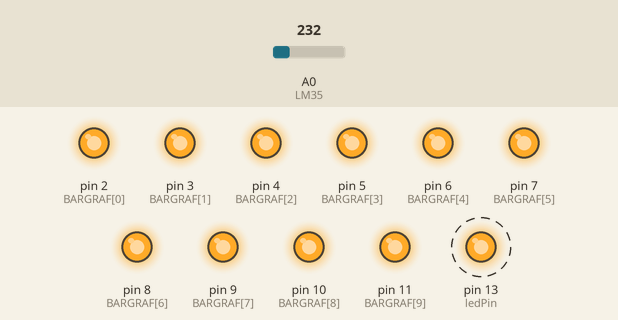
A sketch run on a simulated Arduino Leonardo, built with avr-gcc and run on an emulated ATmega32U4. Shown: output pins drawn as LEDs (lit = HIGH). Dashed ring = blinking. Inputs (shaded band) come from the test bench; at power-on: A0 (LM35) = 232.

Above: at 1.2 s.
1.3 s: A0 (LM35) set to 227
At 3.3 s:
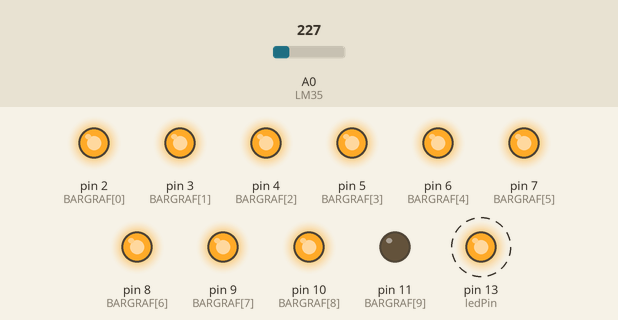
4.3 s: A0 (LM35) set to 201
At 5.8 s:
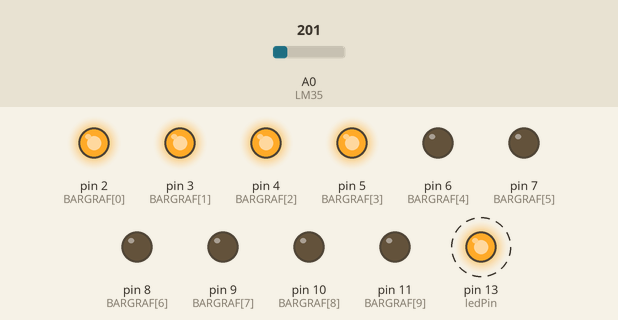
7.3 s: A0 (LM35) set to 199
At 9.8 s:
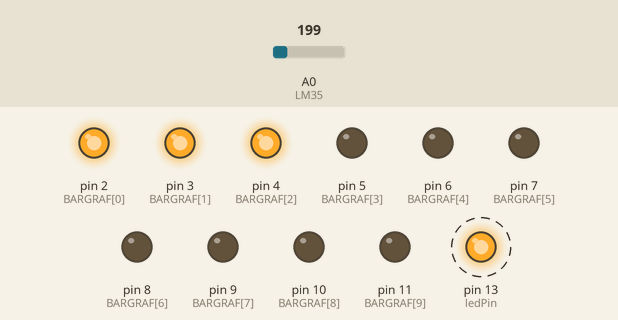
10.3 s: A0 (LM35) set to 174
At 11.8 s:
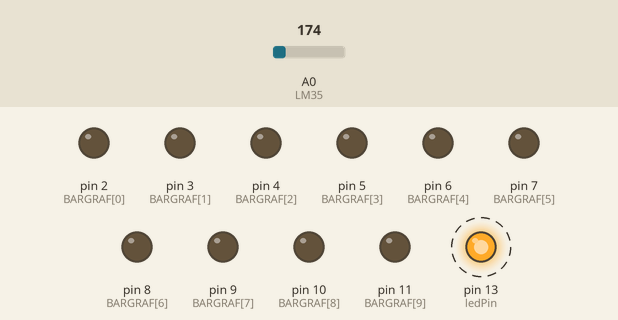
Timing chart, 0 to 14.3 s (numbered marks = the images above; inputs shaded):
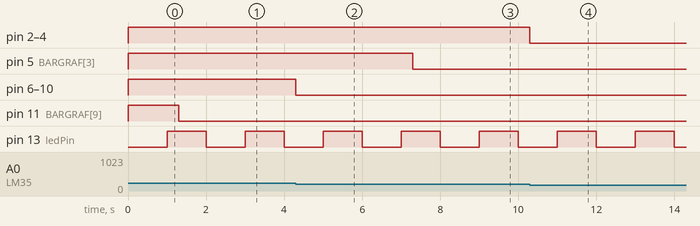

Measured:
- the behaviour switches between 228 and 227 on A0 (LM35) (found by bisection; images 0 and 1)
- the behaviour switches between 200 and 199 on A0 (LM35) (found by bisection; images 2 and 3)
- after the input at 1.3 s, pin 11 (BARGRAF[9]): HIGH → LOW at once
- after the input at 4.3 s, pin 6 (BARGRAF[4]), pin 7 (BARGRAF[5]), pin 8 (BARGRAF[6]), pin 9 (BARGRAF[7]), pin 10 (BARGRAF[8]): HIGH → LOW at once
- after the input at 7.3 s, pin 5 (BARGRAF[3]): HIGH → LOW at once
- after the input at 10.3 s, pin 2 (BARGRAF[0]), pin 3 (BARGRAF[1]), pin 4 (BARGRAF[2]): HIGH → LOW at once
- by itself, pin 13 (ledPin): alternates HIGH for 1.0 s and LOW for 1.0 s

The sketch:

Sensor_de_temperatura_com_bargraf.ino
```cpp
#define ANALOGCONVERSION 0.1075268817204301;//no Leonardo usar 0.4887585532
//#define ANALOGCONVERSION 0.4887585532;

const int LM35 = 0; //Sensor de temperatura está no pino analógico 0
float temperature = 0;
int ADClido = 0;

const int Buzzer = 12; //Buzina está no pino digital 12
const int BARGRAF[] = {2,3,4,5,6,7,8,9,10,11}; //Bargraf está nos pinos digitais de 2 a 11

const int ledPin = LED_BUILTIN;
int ledState = LOW;
unsigned long previousMillis = 0;
const long interval = 1000;


void setup() {
  analogReference(INTERNAL);
  pinMode(Buzzer, OUTPUT);
  for(int i = 0; i < 10; i++)
    pinMode(BARGRAF[i], OUTPUT);
  pinMode(ledPin, OUTPUT);
}

void loop() {
  unsigned long currentMillis = millis();
  if(currentMillis - previousMillis >= interval){
    previousMillis = currentMillis;
    if(ledState)
      ledState = LOW;
    else
      ledState = HIGH;

    digitalWrite(ledPin, ledState);
  }


  ADClido = analogRead(LM35);
  temperature = ADClido*ANALOGCONVERSION;

  float temperatureSetPoint = 20.0;
  if(temperature > temperatureSetPoint){
    digitalWrite(BARGRAF[0], HIGH);
  }
  else{
    digitalWrite(BARGRAF[0], LOW);
  }

  temperatureSetPoint += 0.5;

  if(temperature > temperatureSetPoint){
    digitalWrite(BARGRAF[1], HIGH);
  }
  else{
    digitalWrite(BARGRAF[1], LOW);
  }

  temperatureSetPoint += 0.5;

  if(temperature > temperatureSetPoint){
    digitalWrite(BARGRAF[2], HIGH);
  }
  else{
    digitalWrite(BARGRAF[2], LOW);
  }

  temperatureSetPoint += 0.5;

  if(temperature > temperatureSetPoint){
    digitalWrite(BARGRAF[3], HIGH);
  }
  else{
    digitalWrite(BARGRAF[3], LOW);
  }

  temperatureSetPoint += 0.5;

  if(temperature > temperatureSetPoint){
    digitalWrite(BARGRAF[4], HIGH);
  }
  else{
    digitalWrite(BARGRAF[4], LOW);
  }

  temperatureSetPoint += 0.5;

  if(temperature > temperatureSetPoint){
    digitalWrite(BARGRAF[5], HIGH);
  }
  else{
    digitalWrite(BARGRAF[5], LOW);
  }

  temperatureSetPoint += 0.5;

  if(temperature > temperatureSetPoint){
    digitalWrite(BARGRAF[6], HIGH);
  }
  else{
    digitalWrite(BARGRAF[6], LOW);
  }

  temperatureSetPoint += 0.5;

  if(temperature > temperatureSetPoint){
    digitalWrite(BARGRAF[7], HIGH);
  }
  else{
    digitalWrite(BARGRAF[7], LOW);
  }

  temperatureSetPoint += 0.5;

  if(temperature > temperatureSetPoint){
    digitalWrite(BARGRAF[8], HIGH);
  }
  else{
    digitalWrite(BARGRAF[8], LOW);
  }

  temperatureSetPoint += 0.5;

  if(temperature > temperatureSetPoint){
    digitalWrite(BARGRAF[9], HIGH);
    //tone(Buzzer, 2000);
  }
  else{
    digitalWrite(BARGRAF[9], LOW);
    noTone(Buzzer);
  }

}
```
